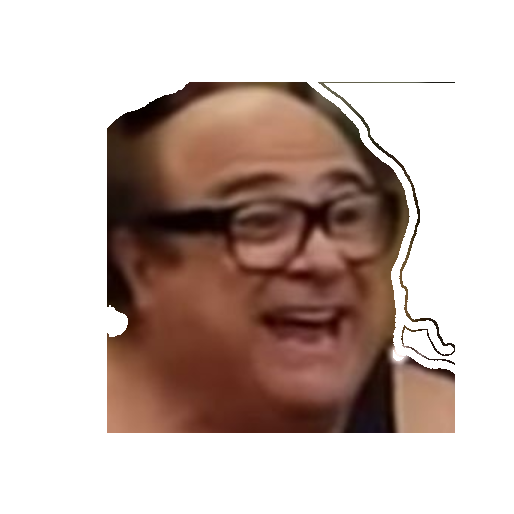
#> input picture Danny.png, 514 x 514 px, found by its file name
$ python Face_detection_video.py
#> lines starting #> are read from the running program, lines starting #| are printed output that depends on the picture; pictures that were not available may be replaced by others from this repository, and a replacement may not be noted
# This is the Python libary we are using to work with the face detector
import cv2
from random import randrange
import cvzone
import numpy as np

# the Classifier is the detector and cascade is the algorthm
trained_face_data = cv2.CascadeClassifier('haarcascade_frontalface_default.xml')

#  The imread will let the image be processed
#img = cv2.imread('friends.jpg')

#WE are going to use this fucnction to call video capture


video=cv2.VideoCapture("Basketball.mp4")
img2 = cv2.imread('Danny.PNG', cv2.IMREAD_UNCHANGED)
#> img2 is the input picture: shape (514, 514, 4); mean B, G, R, A 179.4, 185.7, 201.8, 95.5

Gray_img2 = cv2.cvtColor(img2, cv2.COLOR_BGR2GRAY)
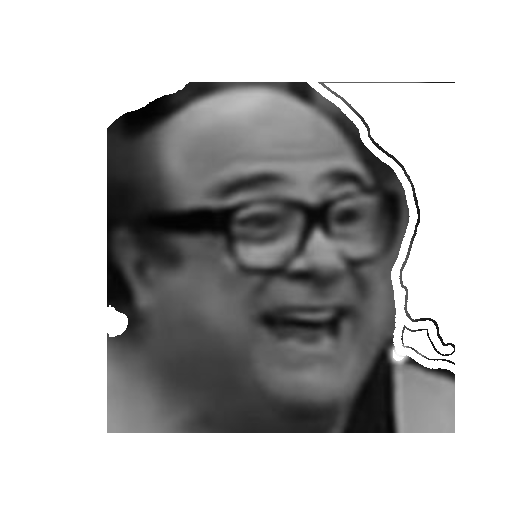
#> Gray_img2: shape (514, 514); min 3, max 255, mean 189.8


while True:
    #frame read is the boolean and fram is the acual image
    frame_read, frame = video.read()
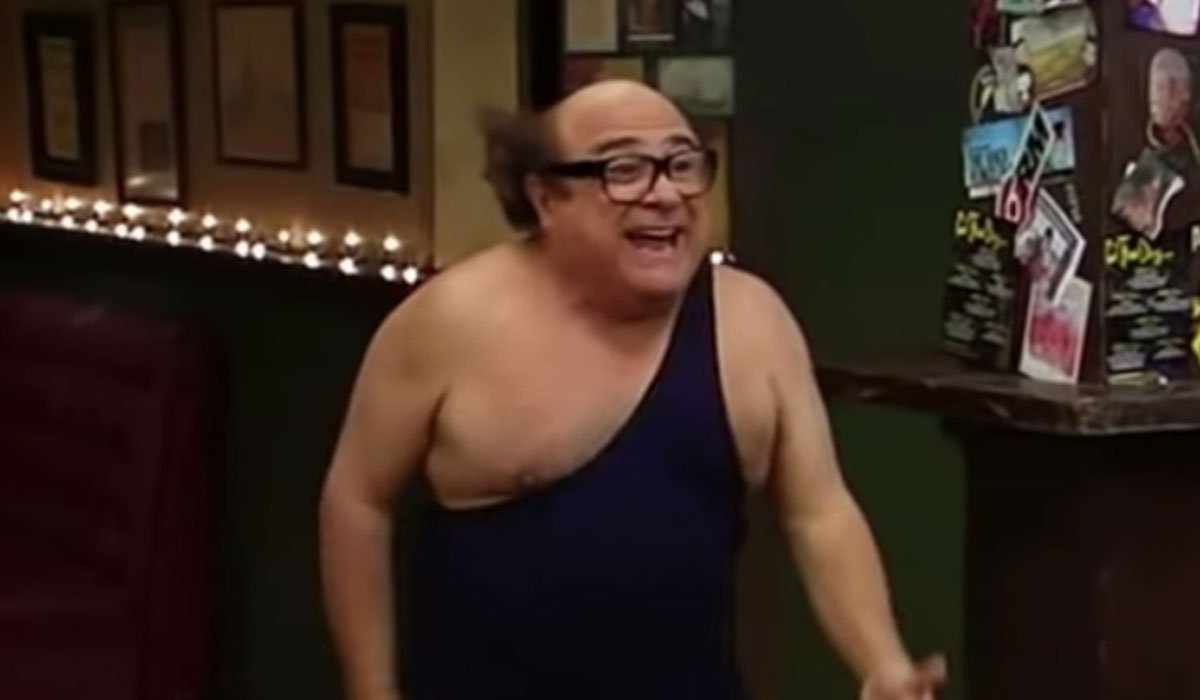
#> input picture Danny_Devito.jpg, 1200 x 700 px, given in place of Basketball.mp4, which was not available
#> frame is the input picture: shape (700, 1200, 3); mean B, G, R 31.7, 40.7, 56.4
    img2 = cv2.imread('Danny.PNG', cv2.IMREAD_UNCHANGED)
    Gray_img = cv2.cvtColor(frame, cv2.COLOR_BGR2GRAY)
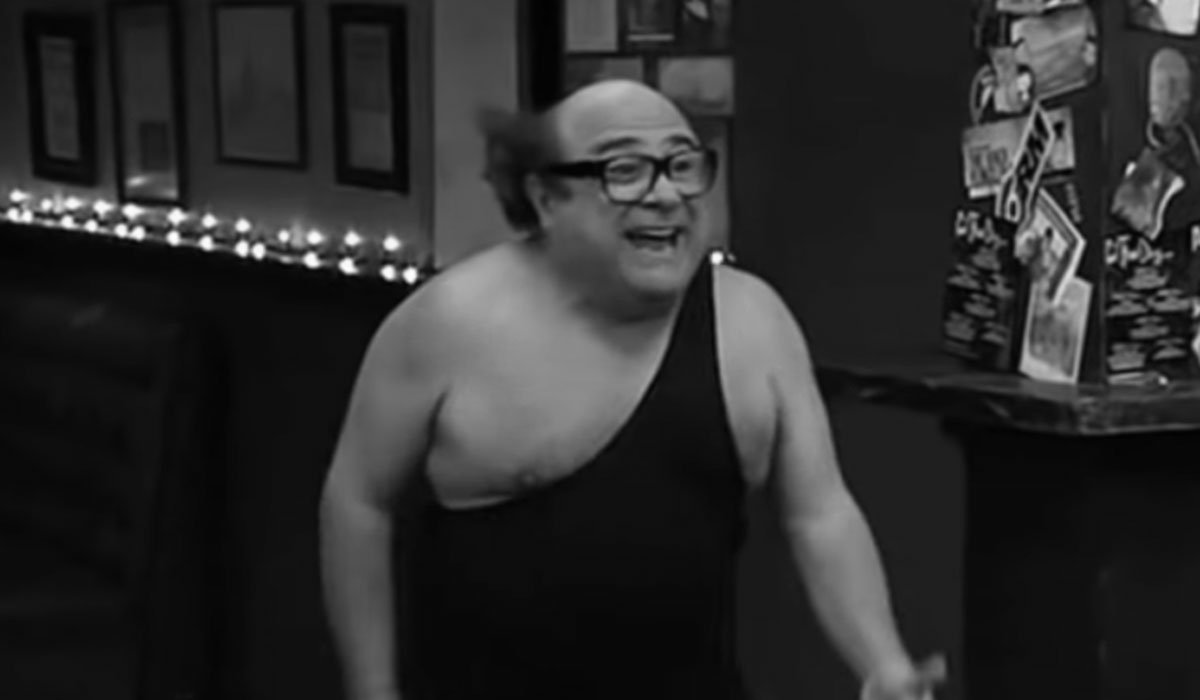
#> Gray_img: shape (700, 1200); min 1, max 254, mean 44.4
    scale = 1.0

    face_coordinates = trained_face_data.detectMultiScale(Gray_img)
#> face_coordinates = [[943, 311, 26, 26], [1099, 350, 56, 56], [519, 74, 238, 238]]

    for (x,y,w,h) in face_coordinates:
        img2 = cv2.resize(img2, (w,h),None, scale,scale)
#> (the run stopped early here; a loop or call above may not have finished)
